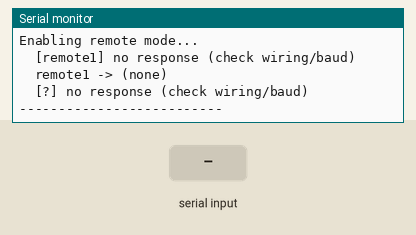
A sketch run on a simulated Seeed XIAO ESP32-C3. On the bench: the last lines printed to the serial monitor. Inputs (shaded band) come from the test bench. WiFi joins after 1.5 s; servers stay silent unless stated; uploads are accepted with an empty reply; not simulated (calls return 0 or success): secrets.h.

Above: at 6.4 s.
6.5 s: "true:150\n" received over the second serial link
At 7.2 s:
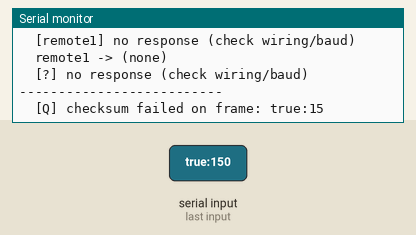
9.5 s: "1:90:45\n" received over the second serial link
At 10.7 s:
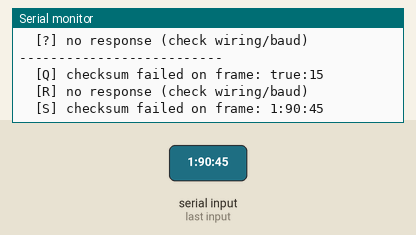
12.5 s: "1:90:45\n" received over the second serial link
At 13.0 s:
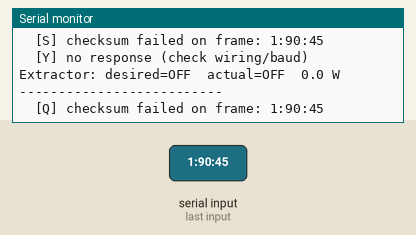
14.0 s: "true:150\n" received over the second serial link
At 15.2 s:
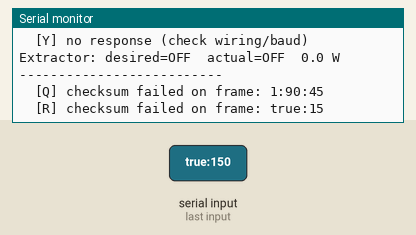

Measured:
- after the input at 6.5 s, the serial monitor: prints a new line at once (image 1)
- after the input at 9.5 s, the serial monitor: prints a new line at once (image 2)
- after the input at 12.5 s, the serial monitor: prints a new line at once (image 3)
- after the input at 14.0 s, the serial monitor: prints a new line at once (image 4)

The sketch:

fxs_poc_skeleton.ino
```cpp
/*
 * WX2 Hello World — XIAO ESP32-C3 <-> Weller WX2 + Shelly Plug S Gen3
 *
 * Reads the WX2 status via RS232 and controls the fume extractor via
 * a Shelly Plug S Gen3 (HTTP RPC API):
 *   - at least one channel ON -> extractor ON
 *   - no channel ON           -> extractor OFF after run-on delay
 *   - the desired state is periodically validated against the actual
 *     Shelly state (external changes, e.g. button on the plug)
 *   - warning on low power draw despite relay ON
 *
 * !! HARDWARE WARNING !!
 * WX2 RJ12 = true RS232 (+/-12V) -> MAX3232 is mandatory.
 *
 * Wiring (XIAO ESP32-C3, UART1):
 *   D6 / GPIO21 (TX) -> MAX3232 -> WX2 RX
 *   D7 / GPIO20 (RX) <- MAX3232 <- WX2 TX
 *   Common GND.
 */

#include <Arduino.h>
#include <WiFi.h>
#include <HTTPClient.h>
#include "secrets.h"  // copy secrets.h.example -> secrets.h

// ---------- Configuration ----------
const char* WIFI_SSID = SECRET_WIFI_SSID;
const char* WIFI_PASS = SECRET_WIFI_PASS;
const char* SHELLY_IP = SECRET_SHELLY_IP;       // Shelly Plug S Gen3

const unsigned long EXTRACTOR_OFF_DELAY_MS = 30000;  // run-on delay
const unsigned long SHELLY_VALIDATE_MS     = 10000;  // re-check state
const float LOW_POWER_WARN_W               = 5.0f;   // warning threshold

// ---------- WX2 UART ----------
HardwareSerial wx(1);
const int WX_RX = 20;          // XIAO D7
const int WX_TX = 21;          // XIAO D6
const unsigned long WX_TIMEOUT_MS  = 1500;
const unsigned long WX_IDLE_GAP_MS = 120;
const int FRAME_LEN = 7;

// ---------- Shelly state ----------
bool shellyDesiredOn   = false;
bool shellyReportedOn  = false;
float shellyPowerW     = 0.0f;
unsigned long lastAnyChannelOn = 0;
unsigned long lastValidate     = 0;
bool anyChannelOn = false;

// ================= WX2 protocol =================

String wxRead(int nBytes) {
  String resp;
  unsigned long start = millis();
  unsigned long lastByte = millis();
  while (millis() - start < WX_TIMEOUT_MS) {
    while (wx.available()) {
      char c = wx.read();
      if (c == '\r' || c == '\n') continue;
      resp += c;
      lastByte = millis();
      if ((int)resp.length() >= nBytes) return resp;
    }
    if (resp.length() > 0 && millis() - lastByte > WX_IDLE_GAP_MS) break;
    delay(2);
  }
  return resp;
}

bool frameChecksumOk(const String& f) {
  if (f.length() != FRAME_LEN) return false;
  int sum = 0;
  for (int i = 0; i < FRAME_LEN - 1; i++) sum += (uint8_t)f[i];
  return (char)(sum % 256) == f[FRAME_LEN - 1];
}

int wxCommand(const char* cmd, String out[], int frames) {
  while (wx.available()) wx.read();
  wx.print(cmd);
  String resp = wxRead(frames * FRAME_LEN);
  if (resp.length() == 0) {
    Serial.printf("  [%s] no response (check wiring/baud)\n", cmd);
    return 0;
  }
  int n = 0;
  for (int pos = 0; pos + FRAME_LEN <= (int)resp.length() && n < frames;
       pos += FRAME_LEN) {
    String f = resp.substring(pos, pos + FRAME_LEN);
    if (frameChecksumOk(f)) out[n++] = f;
    else Serial.printf("  [%s] checksum failed on frame: %s\n", cmd, f.c_str());
  }
  return n;
}

const char* statusName(char code) {
  switch (code) {
    case '0': return "OFF";
    case '1': return "ON";
    case '2': return "STANDBY";
    case '3': return "AUTO-OFF";
    default:  return "UNKNOWN";
  }
}

const char* toolName(int code) {
  switch (code) {
    case 0: return "no tool";
    case 1: return "WXP120";
    case 2: return "WXP200";
    case 3: return "WXMP";
    case 4: return "WXMT";
    case 5: return "WXP65";
    case 6: return "WXP80";
    case 7: return "WXB200";
    default: return "unknown";
  }
}

int frameValue(const String& f)   { return f.substring(2, 6).toInt(); }
int frameChannel(const String& f) { return (f[1] == '2') ? 1 : 0; }

// ================= Shelly Gen3 RPC =================

// GET http://<ip>/rpc/<method+query>, returns body or "" on error
String shellyRpc(const String& methodAndQuery) {
  if (WiFi.status() != WL_CONNECTED) {
    Serial.println("  [shelly] WiFi not connected");
    return "";
  }
  HTTPClient http;
  http.setTimeout(2000);
  String url = String("http://") + SHELLY_IP + "/rpc/" + methodAndQuery;
  if (!http.begin(url)) return "";
  int code = http.GET();
  String body = (code == HTTP_CODE_OK) ? http.getString() : "";
  if (code != HTTP_CODE_OK)
    Serial.printf("  [shelly] HTTP %d on %s\n", code, methodAndQuery.c_str());
  http.end();
  return body;
}

// Primitive JSON field lookup, sufficient for the RPC responses
bool jsonBool(const String& body, const char* key, bool& out) {
  int i = body.indexOf(String("\"") + key + "\":");
  if (i < 0) return false;
  i = body.indexOf(':', i) + 1;
  out = body.substring(i, i + 4) == "true";
  return true;
}

bool jsonFloat(const String& body, const char* key, float& out) {
  int i = body.indexOf(String("\"") + key + "\":");
  if (i < 0) return false;
  i = body.indexOf(':', i) + 1;
  out = body.substring(i).toFloat();
  return true;
}

void shellySet(bool on) {
  String body = shellyRpc(String("Switch.Set?id=0&on=") + (on ? "true" : "false"));
  if (body.length()) {
    shellyDesiredOn = on;
    Serial.printf("Extractor -> %s\n", on ? "ON" : "OFF");
  }
}

// Fetch actual state + power from the Shelly and sync the desired state
void shellyValidate() {
  String body = shellyRpc("Switch.GetStatus?id=0");
  if (!body.length()) return;

  bool outp;
  if (jsonBool(body, "output", outp)) {
    shellyReportedOn = outp;
    if (outp != shellyDesiredOn) {
      // External change (app/button) -> adopt as desired state
      Serial.printf("  [shelly] changed externally, adopting state: %s\n",
                    outp ? "ON" : "OFF");
      shellyDesiredOn = outp;
    }
  }
  jsonFloat(body, "apower", shellyPowerW);

  if (shellyReportedOn && shellyPowerW < LOW_POWER_WARN_W) {
    Serial.printf("  [WARNING] Relay ON, but only %.1f W — is the extractor running?\n",
                  shellyPowerW);
  }
}

// Extractor logic: channel activity -> relay, with run-on delay
void extractorLogic() {
  unsigned long now = millis();
  if (anyChannelOn) {
    lastAnyChannelOn = now;
    if (!shellyDesiredOn) shellySet(true);
  } else if (shellyDesiredOn &&
             now - lastAnyChannelOn > EXTRACTOR_OFF_DELAY_MS) {
    shellySet(false);
  }

  if (now - lastValidate > SHELLY_VALIDATE_MS) {
    lastValidate = now;
    shellyValidate();
  }
}

// ================= Setup / Loop =================

void setup() {
  Serial.begin(115200);
  wx.begin(1200, SERIAL_8N1, WX_RX, WX_TX);
  delay(500);

  Serial.println("\n=== WX2 Hello World + Shelly ===");

  WiFi.mode(WIFI_STA);
  WiFi.begin(WIFI_SSID, WIFI_PASS);
  Serial.print("Connecting WiFi");
  unsigned long start = millis();
  while (WiFi.status() != WL_CONNECTED && millis() - start < 15000) {
    delay(500);
    Serial.print(".");
  }
  Serial.println(WiFi.status() == WL_CONNECTED
                 ? String(" OK, IP: ") + WiFi.localIP().toString()
                 : " FAILED (continuing without Shelly)");

  String f[2];
  Serial.println("Enabling remote mode...");
  int n = wxCommand("remote1", f, 1);
  Serial.printf("  remote1 -> %s\n", n ? f[0].c_str() : "(none)");

  if (wxCommand("?", f, 1)) {
    char id = f[0][2] != '0' ? f[0][2] : f[0][5];
    const char* model =
      id == '1' ? "WX 1"  : id == '2' ? "WX 2"  :
      id == '3' ? "WX 2D" : id == '4' ? "WX 2A" :
      id == '5' ? "WX 1D" : id == '6' ? "WX 1A" : "unknown";
    Serial.printf("Station model: %s (raw %s)\n", model, f[0].c_str());
  }

  // Use the Shelly's actual state as starting point
  shellyValidate();
  shellyDesiredOn = shellyReportedOn;
  lastAnyChannelOn = millis();
}

void loop() {
  Serial.println("--------------------------");
  String f[2];

  // Channel status
  if (wxCommand("Q", f, 1)) {
    char s1 = f[0][2], s2 = f[0][3];
    anyChannelOn = (s1 == '1') || (s2 == '1');
    Serial.printf("CH1: %-8s  CH2: %-8s\n", statusName(s1), statusName(s2));
  }

  // Actual temperatures
  float t[2] = {NAN, NAN};
  int n = wxCommand("R", f, 2);
  for (int i = 0; i < n; i++) t[frameChannel(f[i])] = frameValue(f[i]) / 10.0f;
  if (n) Serial.printf("Actual temp  CH1: %.1f C   CH2: %.1f C\n", t[0], t[1]);

  // Set temperatures
  t[0] = t[1] = NAN;
  n = wxCommand("S", f, 2);
  for (int i = 0; i < n; i++) t[frameChannel(f[i])] = frameValue(f[i]) / 10.0f;
  if (n) Serial.printf("Set temp     CH1: %.1f C   CH2: %.1f C\n", t[0], t[1]);

  // Tools
  int tool[2] = {-1, -1};
  n = wxCommand("Y", f, 2);
  for (int i = 0; i < n; i++) tool[frameChannel(f[i])] = frameValue(f[i]);
  if (n) Serial.printf("Tools        CH1: %s   CH2: %s\n",
                       toolName(tool[0]), toolName(tool[1]));

  // Extractor
  extractorLogic();
  Serial.printf("Extractor: desired=%s  actual=%s  %.1f W\n",
                shellyDesiredOn ? "ON" : "OFF",
                shellyReportedOn ? "ON" : "OFF",
                shellyPowerW);

  delay(1000);
}
```
